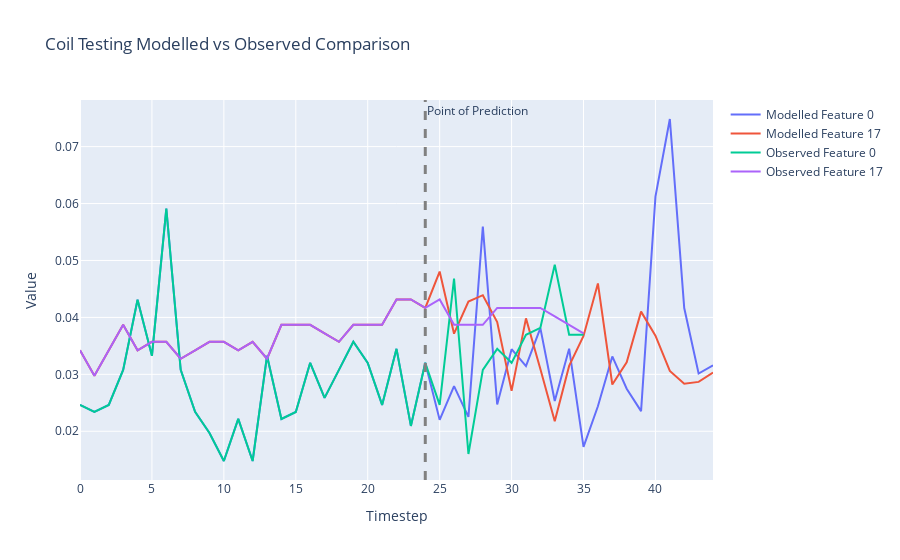

Notebook source saved alongside this figure:
### Code cell
states = []
# Select the batch we want to make predictions for
batch = 101

# After what step do we want the coil to start making its own predictions?
prediction_step = 24

# What features do we want to plot?
feature_sel = [0,17]

# Grab starting state tensor
state_tensor = X[:,0,:]

# How many steps do we want to run the coil overall?
max_steps = 45

states.append(state_tensor[batch,feature_sel])
batch_size = X.shape[0]
transition_tensor = torch.softmax(torch.zeros(batch_size, n_features, n_features), dim = 1).to("cuda")
for step_state in range(1,max_steps):
    state_tensor, transition_tensor = model.step_coil(state_tensor, transition_tensor)
    if step_state <= prediction_step:
        state_tensor = X[:,step_state,:]
    states.append(state_tensor[batch,feature_sel])
    #print(sum(state_tensor[batch,:]))
    
# Move state dynamics to CPU
data = [row.to('cpu').detach().numpy() for row in states]
traces = list(zip(*data))

# Create the figure and add traces
fig = go.Figure()

# Plotting
for i, trace in enumerate(traces):
    model_trace = go.Scatter(y=trace, mode='lines', name=f'Modelled Feature {feature_sel[i]}')
    fig.add_trace(model_trace)
    
    
# Get observed data to CPU and plot
data = X[batch,:,feature_sel].to('cpu')
# Transpose the data to get 5 traces
traces = list(zip(*data))

# Plotting
for i, trace in enumerate(traces):
    obs_trace = go.Scatter(y=trace, mode='lines', name=f'Observed Feature {feature_sel[i]}')
    fig.add_trace(obs_trace)
    
# Add Line highlighting when the coil becomes responsible for its own predictions
fig.add_vline(x=prediction_step, line_width=3, line_dash="dash", line_color="grey", annotation_text='Point of Prediction')    

# Add title and labels
fig.update_layout(title=f'Coil Testing Modelled vs Observed Comparison',
                    xaxis_title='Timestep',
                    yaxis_title='Value')

# Show the figure
fig.show()

### Figure 1 — Plotly figure (JSON) as saved in the notebook; plotly's stock layout.template omitted (floating-point values rounded to 4 significant figures)
{"data": [{"mode": "lines", "name": "Modelled Feature 0", "type": "scatter", "y": [0.02463, 0.0234, 0.02463, 0.03079, 0.0431, 0.03325, 0.05911, 0.03079, 0.0234, 0.0197, 0.01478, 0.02217, 0.01478, 0.03325, 0.02217, 0.0234, 0.03202, 0.02586, 0.03079, 0.03571, 0.03202, 0.02463, 0.03448, 0.02094, 0.03202, 0.022, 0.02794, 0.02253, 0.05594, 0.02471, 0.03442, 0.03144, 0.03811, 0.02531, 0.0345, 0.01726, 0.02439, 0.03314, 0.02748, 0.02354, 0.06121, 0.07485, 0.04166, 0.03014, 0.03158]}, {"mode": "lines", "name": "Modelled Feature 17", "type": "scatter", "y": [0.03423, 0.02976, 0.03423, 0.03869, 0.03423, 0.03571, 0.03571, 0.03274, 0.03423, 0.03571, 0.03571, 0.03423, 0.03571, 0.03274, 0.03869, 0.03869, 0.03869, 0.0372, 0.03571, 0.03869, 0.03869, 0.03869, 0.04315, 0.04315, 0.04167, 0.04806, 0.03715, 0.04277, 0.0439, 0.03917, 0.02711, 0.03983, 0.03095, 0.02174, 0.03148, 0.03673, 0.04596, 0.02822, 0.03212, 0.04102, 0.03678, 0.0306, 0.02837, 0.02867, 0.03032]}, {"mode": "lines", "name": "Observed Feature 0", "type": "scatter", "y": [0.02463, 0.0234, 0.02463, 0.03079, 0.0431, 0.03325, 0.05911, 0.03079, 0.0234, 0.0197, 0.01478, 0.02217, 0.01478, 0.03325, 0.02217, 0.0234, 0.03202, 0.02586, 0.03079, 0.03571, 0.03202, 0.02463, 0.03448, 0.02094, 0.03202, 0.02463, 0.0468, 0.01601, 0.03079, 0.03448, 0.03202, 0.03695, 0.03818, 0.04926, 0.03695, 0.03695]}, {"mode": "lines", "name": "Observed Feature 17", "type": "scatter", "y": [0.03423, 0.02976, 0.03423, 0.03869, 0.03423, 0.03571, 0.03571, 0.03274, 0.03423, 0.03571, 0.03571, 0.03423, 0.03571, 0.03274, 0.03869, 0.03869, 0.03869, 0.0372, 0.03571, 0.03869, 0.03869, 0.03869, 0.04315, 0.04315, 0.04167, 0.04315, 0.03869, 0.03869, 0.03869, 0.04167, 0.04167, 0.04167, 0.04167, 0.04018, 0.03869, 0.0372]}], "layout": {"annotations": [{"showarrow": false, "text": "Point of Prediction", "x": 24, "xanchor": "left", "xref": "x", "y": 1, "yanchor": "top", "yref": "y domain"}], "shapes": [{"line": {"color": "grey", "dash": "dash", "width": 3}, "type": "line", "x0": 24, "x1": 24, "xref": "x", "y0": 0, "y1": 1, "yref": "y domain"}], "title": {"text": "Coil Testing Modelled vs Observed Comparison"}, "xaxis": {"title": {"text": "Timestep"}}, "yaxis": {"title": {"text": "Value"}}}}
